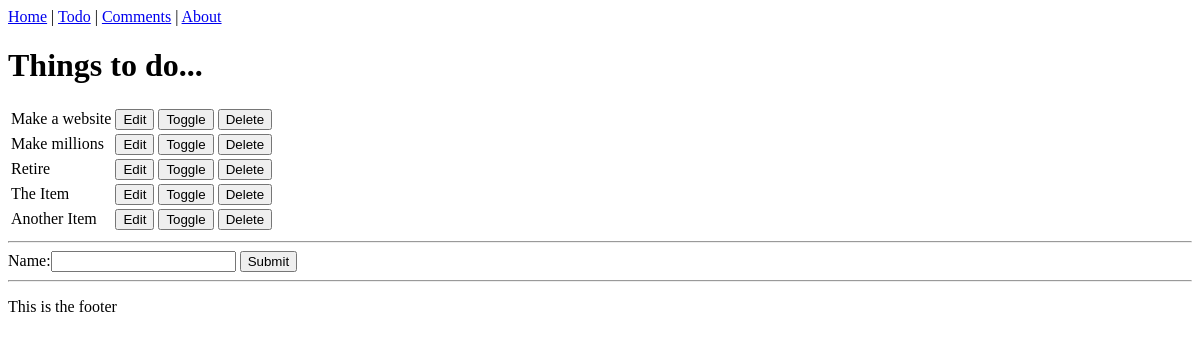
/todo/, run on an earlier commit of the app's database.
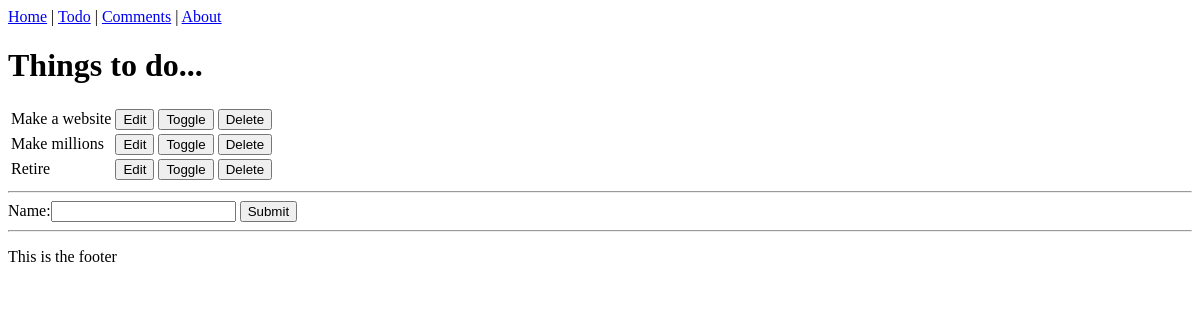
And on a later commit of the database.
### todo/models.py (models this page shows, shortened)
class TodoItem(models.Model):
    name = models.CharField(max_length = 30, blank = False)
    done = models.BooleanField(blank = False, default = False)

### todo/views.py (the view)
def get_index(request):
    if request.method == "POST":
        print("It's the POST")
        form = TodoItemForm(request.POST)
        if form.is_valid():
            form.save()
    else:
        print("It's the GET")
    form = TodoItemForm()
    items = TodoItem.objects.all()
    return render(request, "todo/index.html", {'items': items, 'form': form})

### todo/forms.py
class TodoItemForm(forms.ModelForm):
    class Meta:
        model = TodoItem
        fields = ('name',)

### todo/templates/todo/index.html (shortened to what this page needs)
{% extends 'home/base.html' %}
{% block content %}
    <h1>Things to do...</h1>
    <table>
        {% for item in items %}
        <tr>
            {% if item.done %}
            <td><strike>{{ item.name }}</strike></td>
            {% else %}
            <td>{{ item.name }}</td>
            {% endif %}
            <td>
                <form action="{% url 'todo_edit' item.id %}"><input type="submit" value="Edit"></form>
            </td>
            <td>
                <form method="POST" action="{% url 'todo_toggle' item.id %}">{% csrf_token %}<input type="submit" value="Toggle"></form>
            </td>
            <td>
                <form method="POST" action="{% url 'make_todo_go_bye_bye' item.id %}">{% csrf_token %}<input type="submit" value="Delete"></form>
            </td>
        </tr>
        {% empty %}
        <p>You have nothing to do.</p>
        {% endfor %}
    </table>
    <hr>
    <form method="POST">
        {{ form }}
        <input type="submit" value="Submit"/>
    </form>
{% endblock content %}

### home/templates/home/base.html (shortened to what this page needs)
<!DOCTYPE html>
<html lang="en">
<head>
</head>
<body>
    <a href="{% url 'home' %}">Home</a> |
    <a href="{% url 'todo_index' %}">Todo</a> |
    <a href="{% url 'comments_index' %}">Comments</a> |
    <a href="{% url 'home' %}">About</a>
    {% block content %}
    {% endblock %}
    {% block footer %}
    <hr>
    <p>This is the footer</p>
    {% endblock footer %}
</body>
</html>

What changed in the data, as far as the page shows it:
removed TodoItem: name "The Item"
removed TodoItem: name "Another Item"
